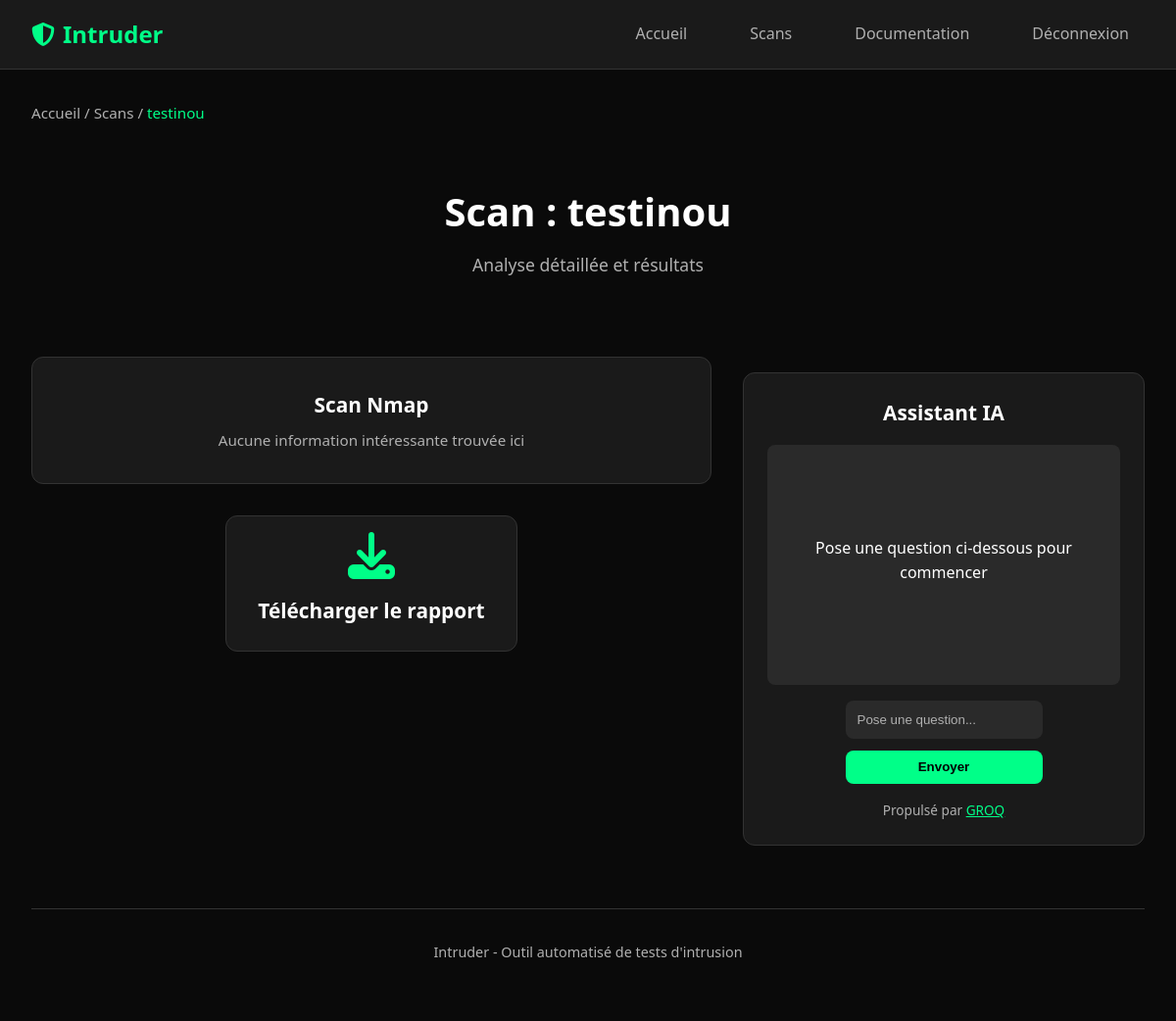
/home/scans/testinou (signed in), run on the app's committed database.
### tables this page shows
CREATE TABLE PROCESSES (
                    id INTEGER PRIMARY KEY AUTOINCREMENT,
                    processType TEXT NOT NULL, 
                    processOutput TEXT NOT NULL,
                    nameScan TEXT NOT NULL,
                    userId INTEGER,
                    FOREIGN KEY(nameScan) REFERENCES SCANS(scanName)
                );

### app/views.py (the view, shortened to what this page needs)
@views.route("/home/scans/<scanName>", methods=['POST', 'GET'])
@login_required
def scanDetail(scanName):
    scanDetail = getScansDetails(DB_PATH, scanName, current_user.id)
    scanDetail = convertTuples(scanDetail)
    apiKey = current_user.groqApi if current_user.groqApi else None
    return render_template("scanBase.html", scan = scanName, scansContent = scanDetail, user=current_user)

### app/__init__.py (called while the page is built)
def create_app():
    app = Flask(__name__)
    app.config['SECRET_KEY'] = "secretkey123"
    app.config["SQLALCHEMY_DATABASE_URI"] = f"sqlite:///{DB_PATH}"
    app.config['SESSION_COOKIE_SECURE'] = True
    app.config['SESSION_COOKIE_HTTPONLY'] = True
    init_db()
    db.init_app(app)
    from .auth import auth
    from .views import views
    app.register_blueprint(auth, url_prefix='/')
    app.register_blueprint(views, url_prefix='/')
    login_manager = LoginManager()
    login_manager.login_view = 'auth.login'
    login_manager.init_app(app)
    from .models import User
    @login_manager.user_loader
    def load_user(user_id):
        return User.query.get(int(user_id))
    return app

### app/templates/scanBase.html (shortened to what this page needs)
<!DOCTYPE html>
<html lang="fr">
<head>
    <link rel="stylesheet"  href="https://cdnjs.cloudflare.com/ajax/libs/font-awesome/6.5.0/css/all.min.css">
    <link rel="stylesheet" href="{{ url_for('static', filename='style.css') }}">
</head>
<body>
    <header>
        <nav>
            <div class="logo">
                <i class="fa-solid fa-shield-halved" style="color: #00ff88;"></i>
                Intruder
            </div>
            <ul class="nav-links">
               {% if user.is_authenticated %}
                <li><a href="/home">Accueil</a></li>
                <li><a href="/home/scans">Scans</a></li>
                <li><a href="/home/docs">Documentation</a></li>
                <li><a href="/logout" class="cta-link">Déconnexion</a></li>
                {% else %}
                <li><a href="/login" class="cta-link">Connexion</a></li>
                <li><a href="/register" class="cta-link">Inscription</a></li>
                {% endif %}
            </ul>
        </nav>
    </header>
    <div class="container">
        <div class="breadcrumb" style="margin-bottom: 1.5rem;">
            <a href="/home">Accueil</a> /
            <a href="/home/scans">Scans</a> /
            <a href="/home/scans/{{ scan }}" class="active">{{ scan }}</a>
        </div>
        <div class="page-header">
            <h1 class="page-title">Scan : {{ scan }}</h1>
            <p class="page-subtitle">Analyse détaillée et résultats</p>
        </div>
        <div style="display: flex; flex-wrap: wrap; gap: 2rem;">
            <div style="flex: 1 1 60%;">
                {% for detail in scansContent %}
                    <div class="action-card" style="margin-bottom: 2rem;">
                        {% if detail[1] == 'nmap' %}
                            <h2 class="action-title">Scan Nmap</h2>
                            {% if detail[2]|length == 0 %}
                                <p class="action-description">Aucune information intéressante trouvée ici</p>
                            {% endif %}
                        {% endif %}
                    </div>
                {% endfor %}
                <div style="text-align: center; margin-top: 2rem;">
                    <a href="/home/scans/{{ scan }}/export" class="action-card" style="display: inline-block; padding: 1rem 2rem;">
                        <i class="fas fa-download action-icon"></i>
                        <h3 class="action-title">Télécharger le rapport</h3>
                    </a>
                </div>
            </div>
            <div style="flex: 1 1 35%;">
                <div id="ai" class="action-card" style="padding: 1.5rem; margin-top: 1rem; position: sticky; top: 100px;">
                    <h2 class="action-title" style="margin-bottom: 1rem;">Assistant IA</h2>
                    <div id="aiResponse" style="margin-bottom: 1rem; max-height: 300px; overflow-y: auto; background: var(--accent-bg); padding: 1rem; border-radius: 8px; white-space: pre-wrap;">
                        {% if response %}
                            <p><strong>Utilisateur :</strong> {{ question }}</p>
                            <p><strong>IA :</strong> {{ response }}</p>
                        {% else %}
                            <p>Pose une question ci‑dessous pour commencer</p>
                        {% endif %}
                    </div>
                    <div id="aiFooter">
                        <form action="" id="aiForm" method="post" style="display: flex; flex-direction: column; gap: 0.75rem;">
                            <input type="text" id="aiInput" name="iaInput" placeholder="Pose une question..." required
                                style="padding: 0.75rem; border: none; border-radius: 8px; background: var(--accent-bg); color: var(--primary-text);">
                            <input type="submit" value="Envoyer" name="asking"
                                style="padding: 0.6rem; border: none; border-radius: 8px; background: var(--accent-color); color: #000; font-weight: bold; cursor: pointer;">
                        </form>
                        <p style="margin-top: 1rem; font-size: 0.85rem; color: var(--secondary-text);">
                            Propulsé par <a href="https://groq.com" target="_blank" style="color: var(--accent-color);">GROQ</a>
                        </p>
                    </div>
                </div>
            </div>
        </div>
        <div class="footer">
            <p class="footer-text">Intruder - Outil automatisé de tests d'intrusion</p>
        </div>
    </div>
</body>
</html>

### app/static/style.css (style rules this page uses)
* { margin: 0; padding: 0; box-sizing: border-box; }
:root { --primary-bg: #0a0a0a; --secondary-bg: #1a1a1a; --accent-bg: #2a2a2a; --primary-text: #ffffff; --secondary-text: #b0b0b0; --accent-color: #00ff88; --border-color: #333333; --hover-bg: #333333; }
body { font-family: 'Segoe UI', Tahoma, Geneva, Verdana, sans-serif; background: var(--primary-bg); color: var(--primary-text); line-height: 1.6; min-height: 100vh; }
header { background: var(--secondary-bg); border-bottom: 1px solid var(--border-color); position: sticky; top: 0; z-index: 100; }
nav { display: flex; justify-content: space-between; align-items: center; padding: 1rem 2rem; max-width: 1200px; margin: 0 auto; }
ul { list-style: none; }
.logo { font-size: 1.5rem; font-weight: bold; color: var(--accent-color); display: flex; align-items: center; gap: 0.5rem; }
.nav-links { display: flex; gap: 2rem; list-style: none; }
.nav-links a { color: var(--secondary-text); text-decoration: none; padding: 0.5rem 1rem; border-radius: 6px; transition: all 0.2s ease; }
.container { max-width: 1200px; margin: 0 auto; padding: 2rem; }
.page-header { text-align: center; margin-bottom: 3rem; padding: 2rem 0; }
.page-title { font-size: 2.5rem; margin-bottom: 0.5rem; color: var(--primary-text); }
.page-subtitle { color: var(--secondary-text); font-size: 1.1rem; }
.action-card { background: var(--secondary-bg); border: 1px solid var(--border-color); border-radius: 12px; padding: 2rem; text-decoration: none; color: var(--primary-text); transition: all 0.2s ease; display: flex; flex-direction: column; align-items: center; text-align: center; position: relative; overflow: hidden; }
.action-card::before { content: ''; position: absolute; top: 0; left: -100%; width: 100%; height: 2px; background: var(--accent-color); transition: left 0.3s ease; }
.action-icon { font-size: 3rem; color: var(--accent-color); margin-bottom: 1rem; }
.action-title { font-size: 1.3rem; margin-bottom: 0.5rem; font-weight: 600; }
.action-description { color: var(--secondary-text); font-size: 0.95rem; line-height: 1.5; }
.footer { margin-top: 4rem; padding: 2rem 0; text-align: center; border-top: 1px solid var(--border-color); }
.footer-text { color: var(--secondary-text); font-size: 0.9rem; }
#ai input[type="text"]::placeholder { color: var(--secondary-text); }
#aiResponse p { margin-bottom: 0.5rem; color: var(--primary-text); white-space: pre-wrap; word-wrap: break-word; }
.breadcrumb { font-size: 0.95rem; color: var(--secondary-text); margin-bottom: 1.5rem; }
.breadcrumb a { color: var(--secondary-text); text-decoration: none; transition: color 0.2s ease; }
.breadcrumb a.active { color: var(--accent-color); font-weight: 500; }
.page-header, .actions-grid { animation: fadeIn 0.8s ease; }

### data on the page
PROCESSES: nameScan "testinou", processType "Scan Nmap", shows "Aucune information intéressante trouvée ici"
